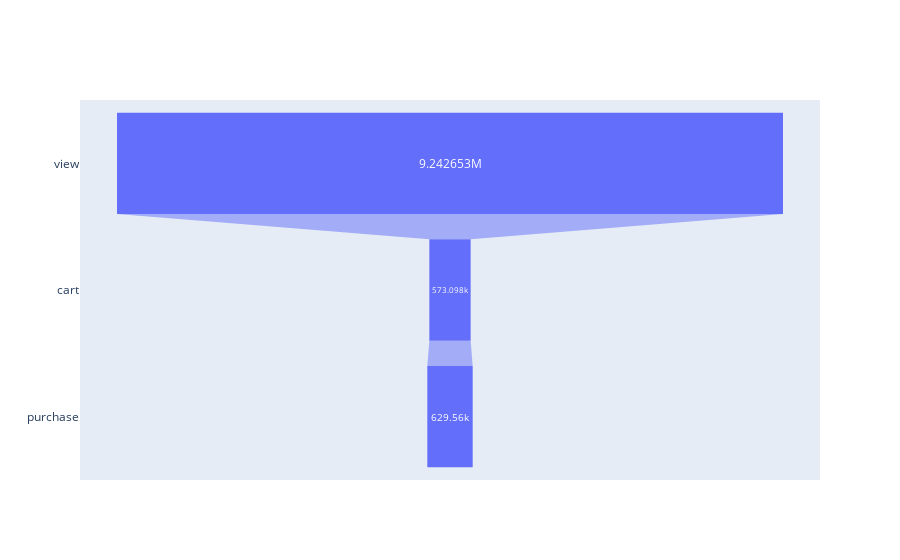

Here is the notebook cell this chart was saved with:
### Code cell
def show_funnel(funnel_values, funnel_steps):
    from plotly import graph_objects as go
    
    fig = go.Figure(go.Funnel(
        y = funnel_steps,
        x = funnel_values
    ))
    fig.show()
show_funnel(step_values, funnel_steps.index)

### Figure 1 — Plotly figure (JSON) as saved in the notebook; plotly's stock layout.template omitted (floating-point values rounded to 4 significant figures)
{"data": [{"type": "funnel", "x": [9242653, 573098, 629560], "y": ["view", "cart", "purchase"]}], "layout": {}}
